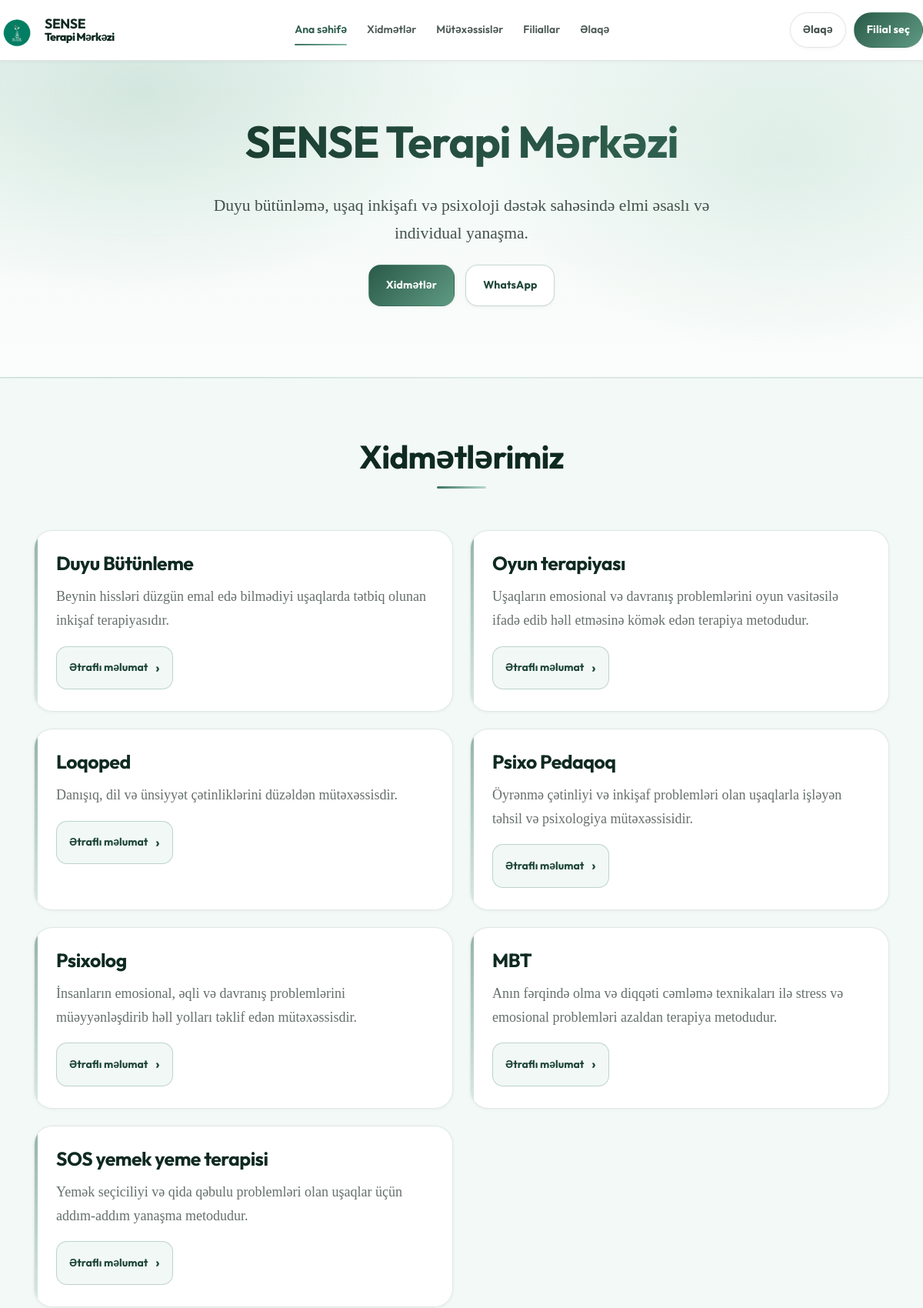
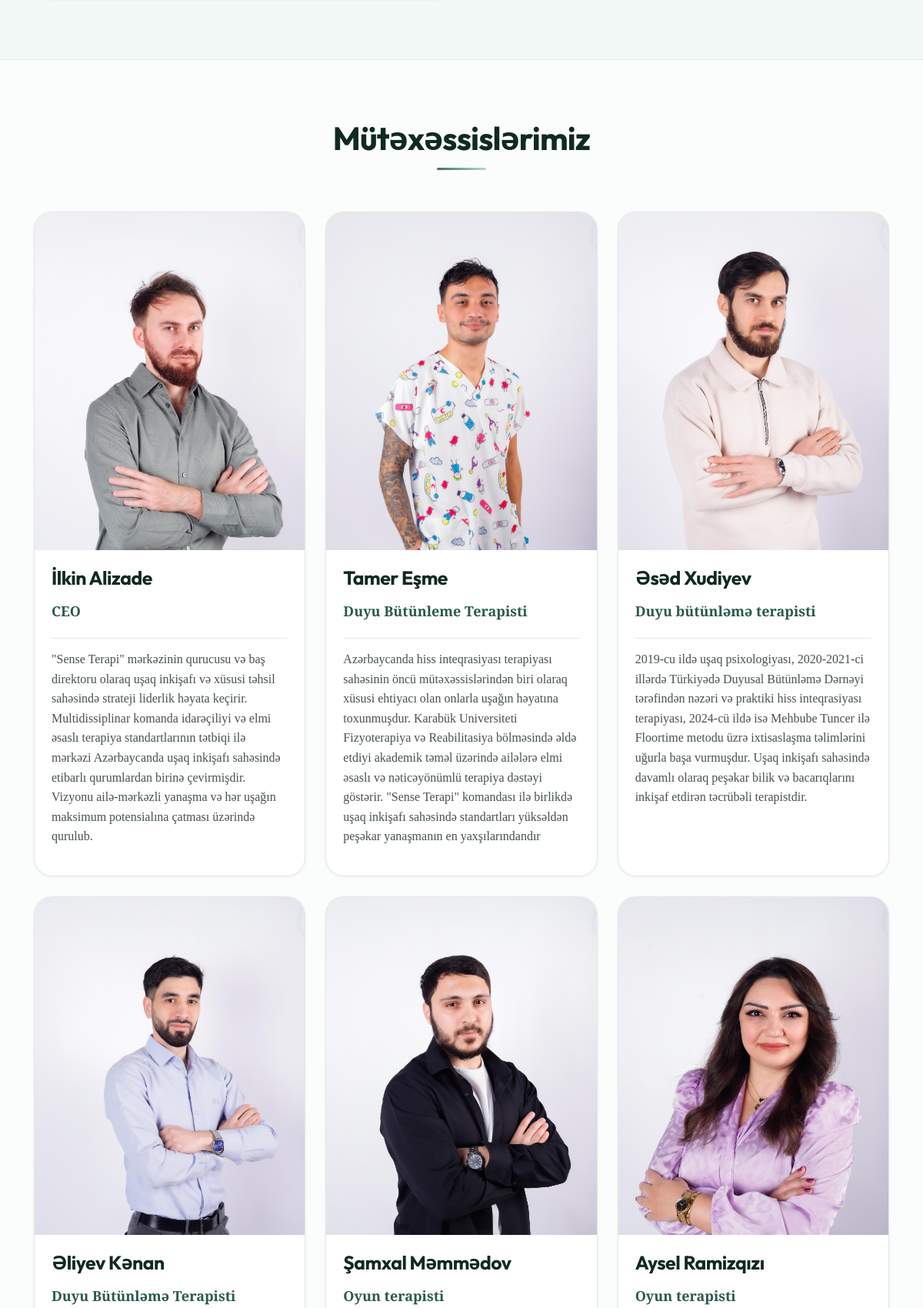
The page / (upper part) on the database its author committed (2 pictures, top to bottom).
### web/models.py (models this page shows, shortened)
class Service(models.Model):
    name = models.CharField(max_length=120)
    short_description = models.CharField(max_length=200, blank=True)
    description = models.TextField(blank=True)
    icon = models.CharField(
        max_length=40,
        blank=True,
        help_text="Məs: brain, speech, child (sonra ikon set seçəcəyik)",
    )
    is_active = models.BooleanField(default=True)
    order = models.PositiveIntegerField(default=0)
    class Meta:
        ordering = ["order", "name"]

class TeamMember(models.Model):
    full_name = models.CharField(max_length=120)
    title = models.CharField(max_length=120, help_text="Məs: Loqoped, Psixoloq, Defektoloq")
    photo = models.ImageField(upload_to="team/", blank=True, null=True)
    branch = models.ForeignKey("Branch", on_delete=models.SET_NULL, null=True, blank=True)
    bio = models.TextField(blank=True)
    is_active = models.BooleanField(default=True)
    order = models.PositiveIntegerField(default=0)
    class Meta:
        ordering = ["order", "full_name"]

### web/views.py (the view)
# urls.py: 2. Add a URL to urlpatterns:  path('', views.home, name='home')
def home(request):
    branches = Branch.objects.filter(is_active=True)
    team = TeamMember.objects.filter(is_active=True).select_related("branch")
    services = Service.objects.filter(is_active=True)
    return render(
        request,
        "web/home.html",
        {"branches": branches, "team": team, "services": services},
    )

### web/context_processors.py (called while the page is built)
def site_contact(request):
    contact, _ = SiteContact.objects.get_or_create(id=1)
    return {"site_contact": contact}

### templates/web/home.html (shortened to what this page needs)
{% extends "web/base.html" %}
{% block content %}
<section class="hero" aria-labelledby="hero-title">
  <div class="wrap hero-inner">
    <h1 id="hero-title">SENSE Terapi Mərkəzi</h1>
    <p class="hero-text">
      Duyu bütünləmə, uşaq inkişafı və psixoloji dəstək sahəsində
      elmi əsaslı və individual yanaşma.
    </p>
    <div class="cta-row">
      <a href="#services" class="btn btn-primary">Xidmətlər</a>
      {% if site_contact and site_contact.whatsapp_number %}
        <a href="https://wa.me/{{ site_contact.whatsapp_number }}"
           target="_blank" rel="noopener"
           class="btn">
          WhatsApp
        </a>
      {% endif %}
    </div>
  </div>
</section>
<section id="services" class="section" aria-labelledby="services-title">
  <div class="wrap">
    <h2 id="services-title">Xidmətlərimiz</h2>
    {% if services %}
      <div class="service-grid">
        {% for s in services %}
          <article class="service-card">
            <h3>{{ s.name }}</h3>
            {% if s.short_description %}
              <p class="muted">{{ s.short_description }}</p>
            {% endif %}
            {% if s.description %}
              <details>
                <summary>Ətraflı məlumat</summary>
              </details>
            {% endif %}
          </article>
        {% endfor %}
      </div>
    {% else %}
      <p class="muted center">Xidmət məlumatları tezliklə əlavə ediləcək.</p>
    {% endif %}
  </div>
</section>
<section id="team" class="section muted-bg" aria-labelledby="team-title">
  <div class="wrap">
    <h2 id="team-title">Mütəxəssislərimiz</h2>
    {% if team %}
      <div class="team-grid">
        {% for m in team %}
          <article class="team-card">
            <div class="team-photo">
              {% if m.photo %}
                <img src="{{ m.photo.url }}" alt="{{ m.full_name }}" loading="lazy">
              {% else %}
                <div class="team-placeholder" aria-hidden="true"></div>
              {% endif %}
            </div>
            <div class="team-body">
              <h3>{{ m.full_name }}</h3>
              {% if m.title %}
                <p class="muted"><strong>{{ m.title }}</strong></p>
              {% endif %}
              {% if m.bio %}
                <p class="team-bio">{{ m.bio }}</p>
              {% endif %}
            </div>
          </article>
        {% endfor %}
      </div>
    {% else %}
      <p class="muted center">Mütəxəssis məlumatları tezliklə əlavə ediləcək.</p>
    {% endif %}
  </div>
</section>
{% endblock %}

### templates/web/base.html (shortened to what this page needs)
{% load static %}
<!doctype html>
<html lang="az">
<head>
  <link rel="stylesheet" href="{% static 'css/site.css' %}">
</head>
<body>
  <header class="site-header" role="banner">
    <div class="wrap header-inner">
      <a class="brand" href="/" aria-label="SENSE Terapi Ana səhifə">
        <img src="{% static 'img/logo.png' %}" alt="SENSE Terapi logo" class="brand-logo">
        <span class="brand-text">
          <strong>SENSE</strong>
          <em>Terapi Mərkəzi</em>
        </span>
      </a>
      <nav id="primary-nav" class="nav" aria-label="Əsas naviqasiya">
        <a href="/" {% if request.path == "/" %}aria-current="page"{% endif %}>Ana səhifə</a>
        <a href="#services">Xidmətlər</a>
        <a href="#team">Mütəxəssislər</a>
        <a href="#branches">Filiallar</a>
        <a href="#contact">Əlaqə</a>
      </nav>
      <div class="top-cta" aria-label="Sürətli əlaqə">
        <a class="chip" href="#contact" aria-label="Əlaqə bölməsinə keç">Əlaqə</a>
        <a class="chip chip-primary" href="#branches" aria-label="Filiallar bölməsinə keç">
          Filial seç
        </a>
      </div>
    </div>
  </header>
  <main id="main" tabindex="-1">
    {% block content %}{% endblock %}
  </main>
</body>
</html>

### rows shown on the page
Service: name "Duyu Bütünleme", short_description "Beynin hissləri düzgün emal edə bilmədiyi uşaqlarda tətbiq olunan inkişaf terapiyasıdır."
Service: name "Oyun terapiyası", short_description "Uşaqların emosional və davranış problemlərini oyun vasitəsilə ifadə edib həll etməsinə kömək edən terapiya metodudur."
Service: name "Loqoped", short_description "Danışıq, dil və ünsiyyət çətinliklərini düzəldən mütəxəssisdir."
Service: name "Psixo Pedaqoq", short_description "Öyrənmə çətinliyi və inkişaf problemləri olan uşaqlarla işləyən təhsil və psixologiya mütəxəssisidir."
Service: name "Psixolog", short_description "İnsanların emosional, əqli və davranış problemlərini müəyyənləşdirib həll yolları təklif edən mütəxəssisdir."
Service: name "MBT", short_description "Anın fərqində olma və diqqəti cəmləmə texnikaları ilə stress və emosional problemləri azaldan terapiya metodudur."
Service: name "SOS yemek yeme terapisi", short_description "Yemək seçiciliyi və qida qəbulu problemləri olan uşaqlar üçün addım-addım yanaşma metodudur."
TeamMember: photo (picture), full_name "İlkin Alizade", title "CEO", bio "\"Sense Terapi\" mərkəzinin qurucusu və baş direktoru olaraq uşaq inkişafı və xüsusi təhsil sahəsində strateji liderlik həyata keçirir. Multidissiplinar komanda idarəçiliyi və elmi əsaslı terapiya standartlarının tətbiqi ilə mərkəzi Azərbaycanda uşaq inkişafı sahəsində etibarlı qurumlardan birinə çevirmişdir. Vizyonu ailə-mərkəzli yanaşma və hər uşağın maksimum potensialına çatması üzərində qurulub."
TeamMember: photo (picture), full_name "Tamer Eşme", title "Duyu Bütünleme Terapisti", bio "Azərbaycanda hiss inteqrasiyası terapiyası sahəsinin öncü mütəxəssislərindən biri olaraq xüsusi ehtiyacı olan onlarla uşağın həyatına toxunmuşdur. Karabük Universiteti Fizyoterapiya və Reabilitasiya bölməsində əldə etdiyi akademik təməl üzərində ailələrə elmi əsaslı və nəticəyönümlü terapiya dəstəyi göstərir. \"Sense Terapi\" komandası ilə birlikdə uşaq inkişafı sahəsində standartları yüksəldən peşəkar yanaşmanın en yaxşılarındandır"
TeamMember: photo (picture), full_name "Əsəd Xudiyev", title "Duyu bütünləmə terapisti", bio "2019-cu ildə uşaq psixologiyası, 2020-2021-ci illərdə Türkiyədə Duyusal Bütünləmə Dərnəyi tərəfindən nəzəri və praktiki hiss inteqrasiyası terapiyası, 2024-cü ildə isə Mehbube Tuncer ilə Floortime metodu üzrə ixtisaslaşma təlimlərini uğurla başa vurmuşdur. Uşaq inkişafı sahəsində davamlı olaraq peşəkar bilik və bacarıqlarını inkişaf etdirən təcrübəli terapistdir."
TeamMember: photo (picture), full_name "Əliyev Kənan", title "Duyu Bütünləmə Terapisti"
TeamMember: photo (picture), full_name "Şamxal Məmmədov", title "Oyun terapisti"
TeamMember: photo (picture), full_name "Aysel Ramizqızı", title "Oyun terapisti"
